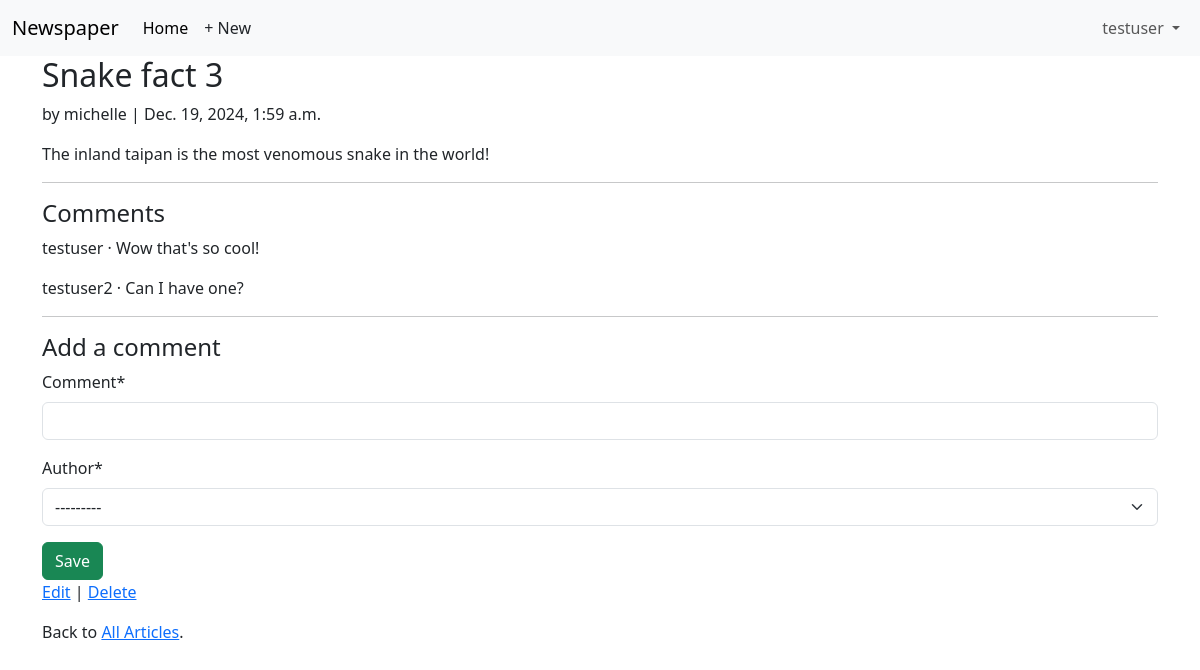
The app's page /articles/3/ (signed in) with its own data.
### accounts/models.py (models this page shows)
class CustomUser(AbstractUser):
    age = models.PositiveIntegerField(null=True, blank = True)

### articles/models.py (models this page shows, shortened)
class Article(models.Model):
    title = models.CharField(max_length=255)
    body = models.TextField()
    date = models.DateTimeField(auto_now_add=True)
    author = models.ForeignKey(
        settings.AUTH_USER_MODEL,
        on_delete=models.CASCADE,
    )

class Comment(models.Model):
    article = models.ForeignKey(Article, on_delete=models.CASCADE)
    comment = models.CharField(max_length=140)
    author = models.ForeignKey(
        settings.AUTH_USER_MODEL,
        on_delete=models.CASCADE,
    )
    def __str__(self):
        return self.comment

### articles/views.py (the view, shortened to what this page needs)
class ArticleDetailView(LoginRequiredMixin, View): # new
    def get(self, request, *args, **kwargs):
        view = CommentGet.as_view()
        return view(request, *args, **kwargs)

### articles/forms.py
class CommentForm(forms.ModelForm):
    class Meta:
        model = Comment
        fields = ('comment', 'author')

### articles/views.py (called while the page is built)
    def get_context_data(self, **kwargs):
        context = super().get_context_data(**kwargs)
        context['form'] = CommentForm()
        return context

### templates/article_detail.html
{% extends 'base.html' %}
{% load crispy_forms_tags %}
{% block content %}
<div class='article-entry'>
  <h2>{{ object.title }}</h2>
  <p>by {{ object.author }} | {{ object.date }}</p>
  <p>{{ object.body }}</p>
<div>
<hr>
<h4>Comments</h4>
{% for comment in article.comment_set.all %}
  <p>{{ comment.author }} &middot; {{ comment }}</p>
{% endfor %}
<hr>
<h4>Add a comment</h4>
  <form action='' method='post'>{% csrf_token %}
    {{ form|crispy }}
    <button class='btn btn-success ml-2' type='submit'>Save</button>
  </form>
<p><a href='{% url 'article_edit' article.pk %}'>Edit</a> |
  <a href='{% url 'article_delete' article.pk %}'>Delete</a></p>
<p>Back to <a href='{% url 'article_list' %}'>All Articles</a>.</p>
{% endblock content %}

### templates/base.html (shortened to what this page needs)
{% load static %}
<!DOCTYPE html>
<html>
<head>
  <link href="https://cdn.jsdelivr.net/npm/bootstrap@5.3.3/dist/css/bootstrap.min.css" rel="stylesheet">
</head>
<body>
  <nav class="navbar navbar-expand-lg bg-body-tertiary">
    <div class="container-fluid">
      <a class="navbar-brand" href="{% url 'home' %}">Newspaper</a>
      <div class="collapse navbar-collapse" id="navbarSupportedContent">
        <ul class="navbar-nav me-auto mb-2 mb-lg-0">
          <li class="nav-item">
            <a class="nav-link active" aria-current="page" href="#">Home</a>
          </li>
          {% if user.is_authenticated %}
          <li><a href="{% url 'article_new' %}"
            class="nav-link px-2 link-dark">+ New</a></li>
        </ul>
        <div class="mr-auto">
          <ul class="navbar-nav">
            <li class="nav-item dropdown">
              <a class="nav-link dropdown-toggle" href="#" role="button" data-bs-toggle="dropdown"
                aria-expanded="false">
                {{ user.username }}
              </a>
            </li>
        {% endif %}
      </div>
    </div>
  </nav>
  <main>
    <div class="container">
      {% block content %}
      {% endblock content %}
    </div>
  </main>
</body>
</html>

### records on screen
CustomUser: username "testuser"
Article: title "Snake fact 3", author "michelle", date "Dec. 19, 2024, 1:59 a.m.", body "The inland taipan is the most venomous snake in the world!"
Comment: author "testuser", comment "Wow that's so cool!"
Comment: author "testuser2", comment "Can I have one?"
